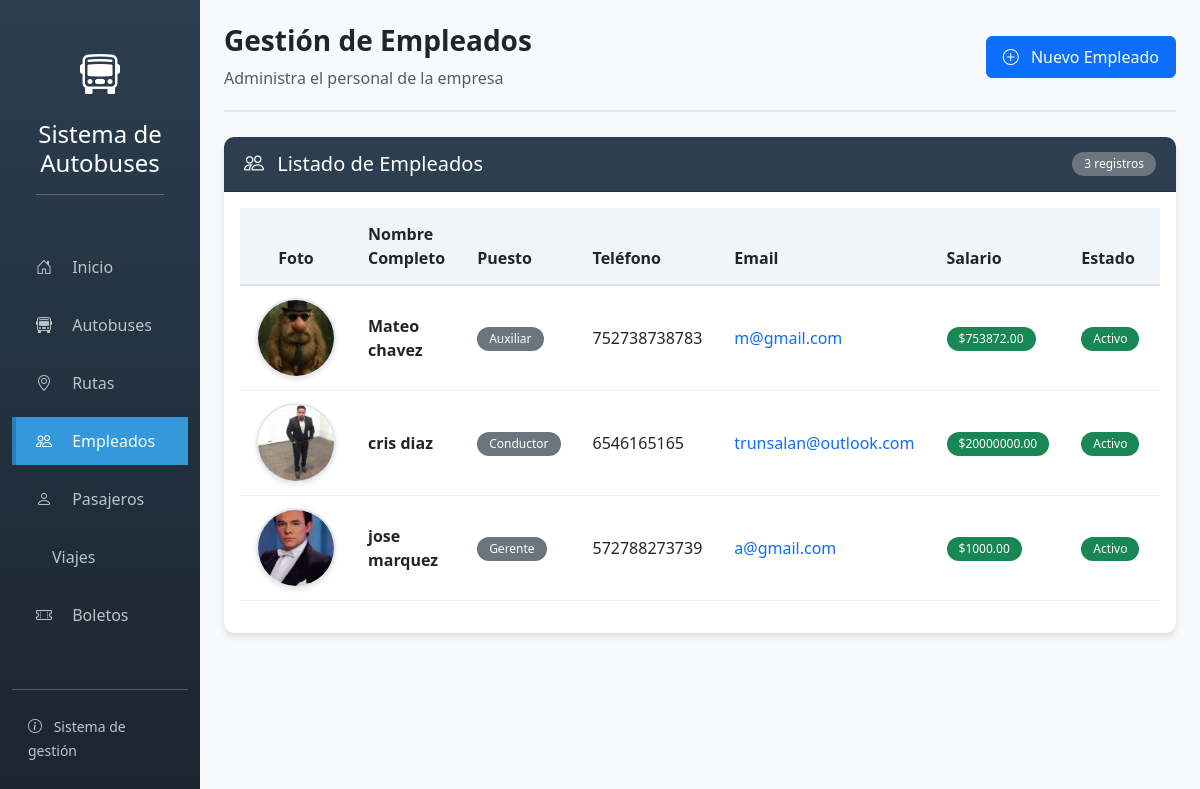
/empleados/, run on the app's committed database.
### app_autobuses/models.py (models this page shows, shortened)
class Empleado(models.Model):
    PUESTOS = [
        ('conductor', 'Conductor'),
        ('auxiliar', 'Auxiliar'),
        ('administrativo', 'Administrativo'),
        ('gerente', 'Gerente'),
    ]
    nombre = models.CharField(max_length=50)
    apellido = models.CharField(max_length=50)
    puesto = models.CharField(max_length=20, choices=PUESTOS)
    telefono = models.CharField(max_length=15)
    email = models.EmailField()
    fecha_contratacion = models.DateField()
    salario = models.DecimalField(max_digits=10, decimal_places=2)
    imagen = models.ImageField(upload_to=empleado_imagen_path, null=True, blank=True)
    activo = models.BooleanField(default=True)
    class Meta:
        ordering = ['apellido']

### app_autobuses/views.py (the view)
# urls.py: path('empleados/', views.empleado_listar, name='empleado_listar'),
def empleado_listar(request):
    empleados = Empleado.objects.all().order_by('apellido', 'nombre')
    return render(request, 'app_autobuses/empleado/listar.html', {'empleados': empleados})

### app_autobuses/templates/app_autobuses/empleado/listar.html (shortened to what this page needs)
{% extends 'base.html' %}
{% block header_title %}Gestión de Empleados{% endblock %}
{% block header_subtitle %}Administra el personal de la empresa{% endblock %}
{% block header_buttons %}
<a href="{% url 'empleado_crear' %}" class="btn btn-primary">
    <i class="bi bi-plus-circle me-2"></i> Nuevo Empleado
</a>
{% endblock %}
{% block content %}
<div class="card">
    <div class="card-header d-flex justify-content-between align-items-center">
        <h5 class="mb-0"><i class="bi bi-people me-2"></i> Listado de Empleados</h5>
        <span class="badge bg-secondary">{{ empleados|length }} registros</span>
    </div>
    <div class="card-body">
        {% if empleados %}
        <div class="table-responsive">
            <table class="table table-hover">
                <thead>
                    <tr>
                        <th width="90" class="text-center">Foto</th>
                        <th>Nombre Completo</th>
                        <th>Puesto</th>
                        <th>Teléfono</th>
                        <th>Email</th>
                        <th>Salario</th>
                        <th>Estado</th>
                        <th width="120" class="text-center">Acciones</th>
                    </tr>
                </thead>
                <tbody>
                    {% for empleado in empleados %}
                    <tr>
                        <td class="text-center">
                            {% if empleado.imagen %}
                            <img src="{{ empleado.imagen.url }}"
                                 class="img-tabla rounded-circle"
                                 alt="{{ empleado.nombre }} {{ empleado.apellido }}"
                                 data-bs-toggle="tooltip"
                                 title="{{ empleado.nombre }} {{ empleado.apellido }}">
                            {% else %}
                            <div class="sin-imagen rounded-circle" data-bs-toggle="tooltip" title="Sin foto">
                                <i class="bi bi-person-circle"></i>
                                <small>Sin foto</small>
                            </div>
                            {% endif %}
                        </td>
                        <td class="fw-bold">{{ empleado.nombre }} {{ empleado.apellido }}</td>
                        <td>
                            <span class="badge bg-secondary">{{ empleado.get_puesto_display }}</span>
                        </td>
                        <td>{{ empleado.telefono }}</td>
                        <td>
                            <a href="mailto:{{ empleado.email }}" class="text-decoration-none">
                                {{ empleado.email }}
                            </a>
                        </td>
                        <td>
                            <span class="badge bg-success">${{ empleado.salario }}</span>
                        </td>
                        <td>
                            {% if empleado.activo %}
                            <span class="badge bg-success">Activo</span>
                            {% else %}
                            <span class="badge bg-danger">Inactivo</span>
                            {% endif %}
                        </td>
                        <td class="text-center">
                        </td>
                    </tr>
                    {% endfor %}
                </tbody>
            </table>
        </div>
        {% endif %}
    </div>
</div>
{% endblock %}

### app_autobuses/templates/base.html (style rules this page uses)
body { background-color: #f8f9fa; font-family: 'Segoe UI', Tahoma, Geneva, Verdana, sans-serif; }
.card { border: none; border-radius: 10px; box-shadow: 0 4px 6px rgba(0,0,0,0.1); margin-bottom: 25px; }
.card-header { background-color: #2c3e50; color: white; border-radius: 10px 10px 0 0 !important; padding: 15px 20px; font-weight: 600; }
.table th { background-color: #f1f5f9; font-weight: 600; padding: 14px 16px; border-bottom: 2px solid #dee2e6; }
.table td { padding: 12px 16px; vertical-align: middle; border-color: #edf2f7; }
.img-tabla { width: 80px; height: 80px; object-fit: cover; border-radius: 8px; border: 2px solid #e2e8f0; box-shadow: 0 2px 4px rgba(0,0,0,0.1); }
.btn { padding: 8px 16px; border-radius: 6px; font-weight: 500; transition: all 0.3s; }
.badge { padding: 6px 12px; border-radius: 20px; font-weight: 500; }

### data on the page
Empleado: imagen (picture), nombre "Mateo", apellido "chavez", puesto "Auxiliar", telefono "752738738783", email "m@gmail.com", salario "753872.00", activo "Activo"
Empleado: imagen (picture), nombre "cris", apellido "diaz", puesto "Conductor", telefono "6546165165", email "trunsalan@outlook.com", salario "20000000.00", activo "Activo"
Empleado: imagen (picture), nombre "jose", apellido "marquez", puesto "Gerente", telefono "572788273739", email "a@gmail.com", salario "1000.00", activo "Activo"

### other printed values
{{ empleados|length }} "3"
